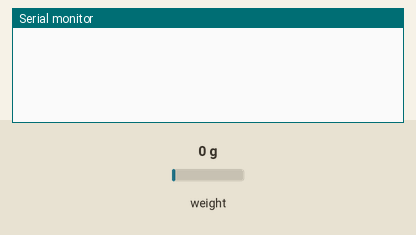
Recording of a sketch running on a simulated ESP8266 (NodeMCU). Shown: the last lines printed to the serial monitor. Inputs (shaded band) come from the test bench; at power-on: weight on the scale 0 g. WiFi joins after 1.5 s; servers stay silent unless stated.

Above: at 6.1 s.
6.2 s: weight on the scale set to 100 g
At 8.3 s:
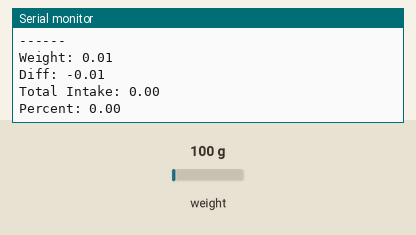
8.9 s: weight on the scale set to 1250 g
At 10.2 s:
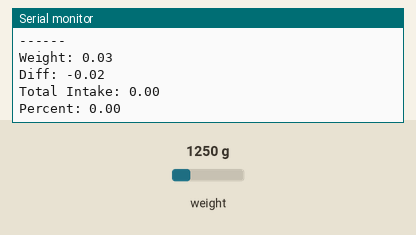
Timing chart, 0 to 11.9 s (numbered marks = the images above; inputs shaded):
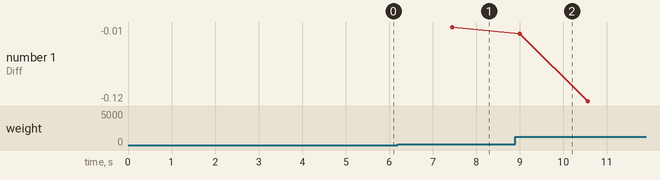

The sketch:

sketch.ino
```cpp
#define BLYNK_TEMPLATE_ID "TMPL3Jy0mHmaB"
#define BLYNK_TEMPLATE_NAME "Smart Hydration"
#define BLYNK_AUTH_TOKEN "Lp7QTacGumVz4kEYg5Ljd5_KIRcx7HVd"

#include <ESP8266WiFi.h>
#include <BlynkSimpleEsp8266.h>
#include "HX711.h"

// -------- WIFI --------
char ssid[] = "Nayakwadi";
char pass[] = "8530812055";

// -------- HX711 --------
#define DT D2
#define SCK D3
HX711 scale;

// -------- CALIBRATION --------
float calibration_factor = -16400;

// -------- VARIABLES --------
float weight = 0;
float stableWeight = 0;
float lastWeight = 0;
float totalIntake = 0;
float goal = 2000;

// -------- TIMER --------
BlynkTimer timer;

// -------- STABLE WEIGHT FUNCTION --------
float getWeight() {
  float sum = 0;

  for (int i = 0; i < 15; i++) {
    sum += scale.get_units();
    delay(3);
  }

  float avg = sum / 15;

  if (avg < 0) avg = 0;

  // strong smoothing for stability
  stableWeight = (0.9 * stableWeight) + (0.1 * avg);

  return stableWeight;
}

// -------- RECEIVE GOAL --------
BLYNK_WRITE(V1) {
  goal = param.asFloat();
  if (goal < 100) goal = 100;
}

// -------- MAIN FUNCTION --------
void sendData() {

  if (!scale.is_ready()) {
    Serial.println("HX711 ERROR");
    return;
  }

  weight = getWeight();

  // -------- INITIAL SET --------
  if (lastWeight == 0 && weight > 50) {
    lastWeight = weight;
    Serial.println("System Ready");
    return;
  }

  float diff = lastWeight - weight;

  // -------- DRINK DETECTION --------
  if (diff > 0.5 && diff < 300) {
    totalIntake += diff;

    Serial.print("Drank: ");
    Serial.println(diff);
  }

  // -------- REFILL DETECTION --------
  if (weight > lastWeight + 30) {
    Serial.println("Refill Detected");
    lastWeight = weight;
    return;
  }

  lastWeight = weight;

  // -------- SAFETY --------
  if (totalIntake < 0) totalIntake = 0;
  if (totalIntake > 3000) totalIntake = 3000;

  // -------- PERCENT --------
  float percent = (totalIntake / goal) * 100;
  if (percent > 100) percent = 100;

  // -------- STATUS --------
  String status;

  if (percent < 30) status = "Drink Water!";
  else if (percent < 80) status = "Keep Going";
  else status = "Goal Completed";

  // -------- DEBUG --------
  Serial.println("------");
  Serial.print("Weight: "); Serial.println(weight);
  Serial.print("Diff: "); Serial.println(diff);
  Serial.print("Total Intake: "); Serial.println(totalIntake);
  Serial.print("Percent: "); Serial.println(percent);

  // -------- SEND TO BLYNK --------
  Blynk.virtualWrite(V0, weight);        // Weight
  Blynk.virtualWrite(V2, totalIntake);   // Total Intake
  Blynk.virtualWrite(V3, percent);       // Percentage
  Blynk.virtualWrite(V4, status);        // Status
}

// -------- SETUP --------
void setup() {
  Serial.begin(9600);

  scale.begin(DT, SCK);
  scale.set_scale(calibration_factor);
  scale.tare();

  delay(2000);
  stableWeight = scale.get_units();

  Blynk.begin(BLYNK_AUTH_TOKEN, ssid, pass);

  timer.setInterval(1000L, sendData);
}

// -------- LOOP --------
void loop() {
  Blynk.run();
  timer.run();
}
```

Measured:
- after the input at 6.2 s, the serial monitor: prints a new line after 1.3 s (image 1)
- after the input at 8.9 s, the serial monitor: prints a new line after 0.10 s (image 2)
- plotted number 1: -0.01 → -0.09 after the input at 8.9 s
